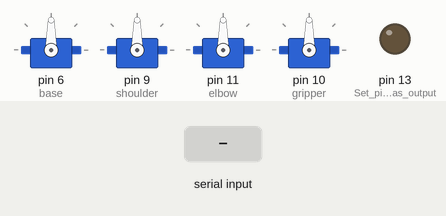
Simulated run of this sketch. Board: Arduino Uno, built with avr-gcc and run on an emulated ATmega328P. Parts: 4 × servo, output pins drawn as LEDs (lit = HIGH). The test bench sets the inputs (shaded band). What the sketch prints to the serial monitor is not drawn.

Above: at 1.2 s.
1.3 s: "S" received over the second serial link
At 2.5 s:
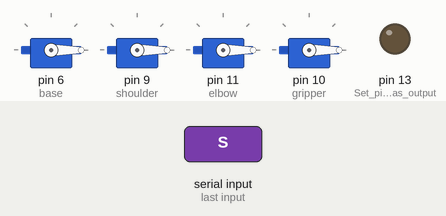
2.8 s: "30,150,10\n" received over the second serial link
At 3.8 s:
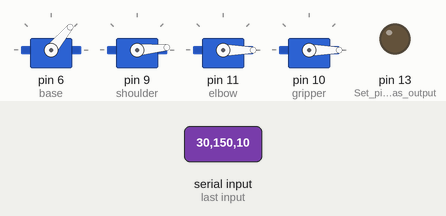
4.3 s: "Z90\n" received over the second serial link
At 4.9 s:
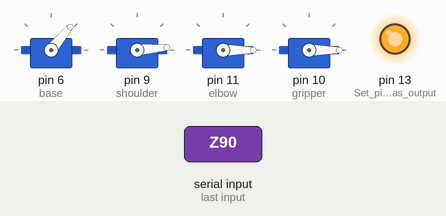
5.8 s: "X90\n" received over the second serial link
At 7.0 s:
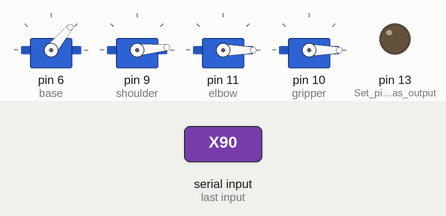
7.3 s: "Z" received over the second serial link
At 8.4 s:
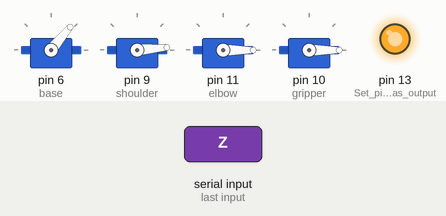
Timing chart, 0 to 9.8 s (numbered marks = the images above; inputs shaded):
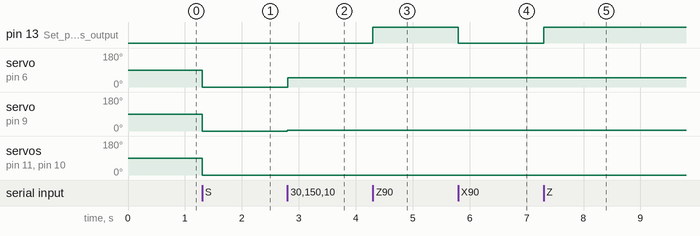

Measured:
- after the input at 1.3 s, servo on pin 6 (base), servo on pin 9 (shoulder), servo on pin 11 (elbow), servo on pin 10 (gripper): 90° → 0° at once
- after the input at 2.8 s, servo on pin 6 (base): 0° → 50° at once; servo on pin 9 (shoulder): 0° → 5° at once
- after the input at 4.3 s, pin 13 (Set_pin_13_as_output): LOW → HIGH at once
- after the input at 5.8 s, pin 13 (Set_pin_13_as_output): HIGH → LOW at once
- after the input at 7.3 s, pin 13 (Set_pin_13_as_output): LOW → HIGH at once

The sketch:

sketch_nov11a.ino
```cpp
#include <SoftwareSerial.h>
#include <Servo.h>
Servo base;         //Create an object servo base
Servo shoulder;     //Create an object servo shoulder
Servo elbow;        //Create an object servo elbow
Servo gripper;      //Create an object servo gripper

char ServoID;                 //Variable for Servo ID
int hasilButton;              //Variable button pressed results
int nilaiBase;                //Variable servo base value
int nilaiShoulder;            //Variable servo Shoulder value
int nilaiElbow;               //Variable servo Elbow value
int nilaiGripper;             //Variable servo Gripper value
const int increment = 5;      //Increase degree (B+, S+, E+, G+)
const int decrement = 5;      //Decrease degree (B-, S-, E-, G-)
String readString;            //Read string values
SoftwareSerial BT(12,13);     //Bluetooth RX TX on pins 12 and 13

void setup() {
  Serial.begin(9600);     //Set the Serial Baudrate 9600
  BT.begin(9600);        //Set Baudrate Bluetooth accordance with your bluetooth module
  pinMode(13,OUTPUT);  //Set pin 13 as output

  base.attach(6);         //Set the servo base of the pin 6
  shoulder.attach(9);     //Set the servo shoulder of the pin 9
  elbow.attach(11);        //Set the servo elbow of the pin 11
  gripper.attach(10);
  //Set the servo gripper of the pin 10
  base.write(90);         //Start positioning servo base to 90 degrees
  shoulder.write(90);     //Start positioning servo shoulder to 90 degrees
  elbow.write(90);        //Start positioning servo elbow to 90 degrees
  gripper.write(90);      //Start positioning servo gripper to 90 degrees
}

void loop() {
  if (BT.available()) {      //If bluetooth available
  Serial.println("BT available");
    hasilButton = BT.read();              //Set hasilButton = Bluetooth Read
      Serial.println("BT hasilButton " + hasilButton);

    ServoID = BT.read();                  //Set ServoID = Bluetooth Read
      Serial.println("BT ServoID " + ServoID);

    base.write(nilaiBase);                //Set the degree of servo according nilaiBase
    shoulder.write(nilaiShoulder);        //Set the degree of servo according nilaiShoulder
    elbow.write(nilaiElbow);              //Set the degree of servo according nilaiElbow
    gripper.write(nilaiGripper);          //Set the degree of servo according nilaiGripped

    if(hasilButton == 'X'){               //If the button = X (X can customize the application MeArm Controller)
      digitalWrite(13, LOW);              //Turn off the led on pin 13
    }
    if(hasilButton == 'Z'){               //If the button = Z (Z can customize the application MeArm Controller)
      digitalWrite(13, HIGH);             //Turn on the led on pin 13
    }
    if(hasilButton == 'a'){               //If the button = a (a can customize the application MeArm Controller)
      nilaiBase-=decrement;               //Servo base value - value decrement
    }
    else if(hasilButton == 'A'){          //If the button = A (A can customize the application MeArm Controller)
      nilaiBase+=increment;               //Servo base value + value increment
    }
    if(hasilButton == 's'){               //If the button = s (s can customize the application MeArm Controller)
      nilaiShoulder-=decrement;           //Servo base shoulder - value decrement
    }
    else if(hasilButton == 'S'){          //If the button = S (S can customize the application MeArm Controller)
      nilaiShoulder+=increment;           //Servo shoulder value + value increment
    }
    if(hasilButton == 'e'){               //If the button = e (e can customize the application MeArm Controller)
      nilaiElbow-=decrement;              //Servo base elbow - value decrement
    }
    else if(hasilButton == 'E'){          //If the button = E (E can customize the application MeArm Controller)
      nilaiElbow+=increment;              //Servo shoulder value + value increment
    }
    if(hasilButton == 'g'){               //If the button = g (g can customize the application MeArm Controller)
      nilaiGripper-=decrement;            //Servo base gripper - value decrement
    }
    else if(hasilButton == 'G'){          //If the button = G (G can customize the application MeArm Controller)
      nilaiGripper+=increment;            //Servo gripper value + value increment
    }

    if(ServoID=='1'){                     //If ServoID = 1
      baseServo_slider();                 //Call subroutine baseServo_slider
    }

    if(ServoID=='2'){                     //If ServoID = 2
      shoulderServo_slider();             //Call subroutine shoulderServo_slider
    }

    if(ServoID=='3'){                     //If ServoID = 3
      elbowServo_slider();                //Call subroutine elbowServo_slider
    }
    if(ServoID=='4'){                     //If ServoID = 4
      gripperServo_slider();              //Call subroutine gripperServo_slider
    }
  }
}

void baseServo_slider(){
        delayMicroseconds(300);
        while (BT.available()) {
          char c = BT.read();
          readString += c;
        }
        if (readString.length() >0) {
          Serial.print("Base : ");
          Serial.println(readString.toInt());
          nilaiBase = (readString.toInt());         //nilaiBase = readString from android
          base.write(readString.toInt());           //Set the degree of servo base according to the value ReadString
          readString="";
        }
}

void shoulderServo_slider(){
        delayMicroseconds(300);
        while (BT.available()) {
          char c = BT.read();
          readString += c;
        }
        if (readString.length() >0) {
          Serial.print("Shoulder : ");
          Serial.println(readString.toInt());
          nilaiShoulder = (readString.toInt());    //nilaiShoulder = readString from android
          shoulder.write(readString.toInt());      //Set the degree of servo shoulder according to the value ReadString
          readString="";
        }
}

void elbowServo_slider(){
        delayMicroseconds(300);
        while (BT.available()) {
          char c = BT.read();
          readString += c;
        }
        if (readString.length() >0) {
          Serial.print("Elbow : ");
          Serial.println(readString.toInt());
          nilaiElbow = (readString.toInt());     //nilaiElbow = readString from android
          elbow.write(readString.toInt());       //Set the degree of servo elbow according to the value ReadString
          readString="";
        }
}

void gripperServo_slider(){
        delayMicroseconds(300);
        while (BT.available()) {
          char c = BT.read();
          readString += c;
        }
        if (readString.length() >0) {
          Serial.print("Gripper : ");
          Serial.println(readString.toInt());
          nilaiGripper = (readString.toInt());     //nilaiGripper = readString from android
          gripper.write(readString.toInt());       //Set the degree of servo gripper according to the value ReadString
          readString="";
        }
}
```
